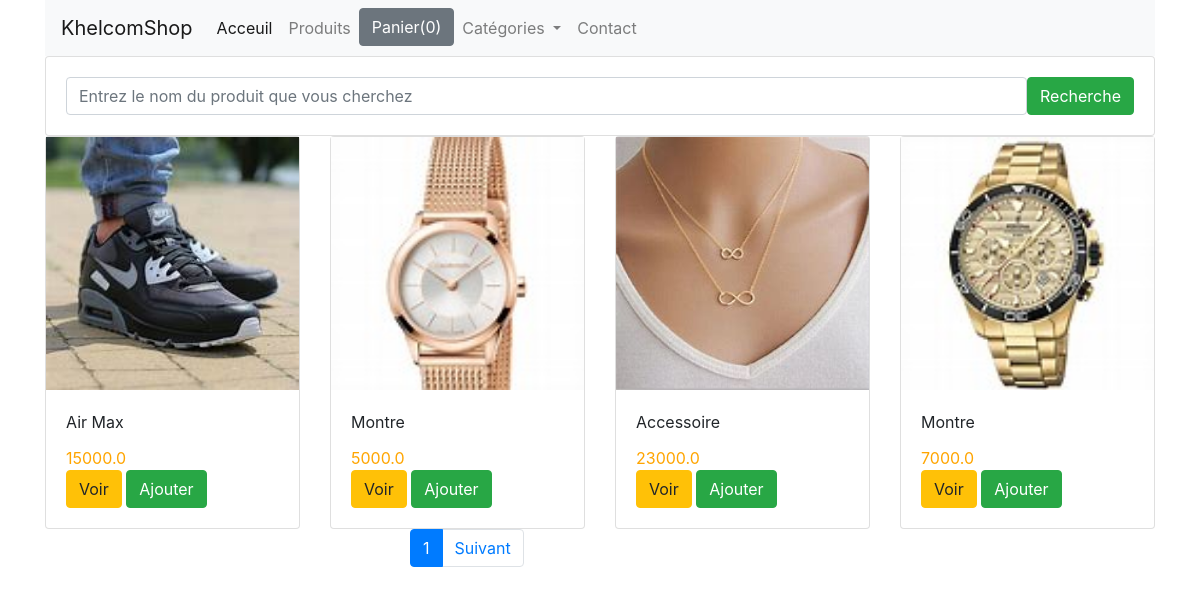
The page / on the database its author committed.
### shop/models.py (models this page shows, shortened)
class Product(models.Model):
    title = models.CharField(max_length=200)
    price = models.FloatField()
    description = models.TextField()
    category = models.ForeignKey(Category,related_name='categorie' ,on_delete=models.CASCADE)
    image = models.ImageField(upload_to='product_images/')
    date_added = models.DateTimeField(auto_now_add=True)

### shop/views.py (the view)
# urls.py: path('',index, name='home'),
def index(request):
    products = Product.objects.all()
    item_name =request.GET.get('item-name')
    if item_name != '' and item_name is not None:
        products= Product.objects.filter(title__icontains=item_name)
    paginator = Paginator(products, 4)
    page = request.GET.get('page')
    products = paginator.get_page(page)
    context = {
        'products': products
    }
    return render(request, 'shop/index.html', context)

### shop/templates/shop/index.html (shortened to what this page needs)
 {% extends "shop/base.html" %} {% block content %}
<div class="row">
    <div class="col-md-12">
        <form class=" card card-sm" method="GET">
            <div class="card-body row no-gutters align-items-center">
                <div class="col">
                    <input type="search" placeholder="Entrez le nom du produit que vous cherchez" name="item-name" class="form-control form-control-borderless">
                </div>
                <div class="col-auto">
                    <button type="submit" class="btn btn-success">Recherche</button>
                </div>
            </div>
        </form>
    </div>
</div>
<div class="row">
    {% for product in products %}
    <div class="col-md-3">
        <div class="card">
            <img src="{{ product.image.url }}" alt="{{ product.name }}">
            <div class="card-body">
                <div id="aa{{product.id}}" class="card-title">{{ product.title }}</div>
                <div id="price{{product.id}}" style="color: orange" class="card-text">{{ product.price }}</div>
                <a href="{{product.id}}" class="btn btn-warning">Voir</a>
                <button id="{{product.id}}" class="btn ted  btn-success">Ajouter</button>
            </div>
        </div>
    </div>
    {% endfor %}
</div>
</div>
<div class="row md-3">
    <div class="col-md-3 offset-md-4">
        <ul class="pagination">
            <li class="page-item active">
                <a class="page-link" href="?page={{ products.number }}">{{ products.number }}</a>
            </li>
            {% if products.has_next %}
            <li class="page-item">
                <a class="page-link" href="?page={{ products.next_page_number }}">Suivant</a>
            </li>
            {% endif %}
        </ul>
    </div>
    {% endblock %} {% load static %}

### shop/templates/shop/base.html (shortened to what this page needs)
<!DOCTYPE html>
<html>
<head>
    <link rel="stylesheet" href="https://cdn.jsdelivr.net/npm/bootstrap@4.0.0/dist/css/bootstrap.min.css">
</head>
<body>
    <div class="container">
        <div class="row">
            <div class="col-md-12">
                <nav class="navbar navbar-expand-lg navbar-light bg-light">
                    <a class="navbar-brand" href="{% url 'home'%}">KhelcomShop</a>
                    <div class="collapse navbar-collapse" id="navbarNavDropdown">
                        <ul class="navbar-nav">
                            <li class="nav-item active">
                                <a class="nav-link" href="{% url 'home' %}">Acceuil <span class="sr-only">(current)</span></a>
                            </li>
                            <li class="nav-item">
                                <a class="nav-link" href="#">Produits</a>
                            </li>
                            <li class="nav-item">
                                <button id="panier" type="button" class="btn btn-secondary" data-html="true" data-container="body" data-toggle="popover" data-placement="bottom" data-content="Vivamus
sagittis lacus vel augue laoreet rutrum faucibus.">
  Panier(0)
</button>
                            </li>
                            <li class="nav-item dropdown">
                                <a class="nav-link dropdown-toggle" href="#" id="navbarDropdownMenuLink" data-toggle="dropdown" aria-haspopup="true" aria-expanded="false">
                            Catégories
                          </a>
                                <li class="nav-item">
                                    <a class="nav-link" href="#">Contact</a>
                                </li>
                            </li>
                        </ul>
                    </div>
                </nav>
            </div>
        </div>
        {% block content %}{% endblock %}
    </div>
</body>
</html>

### rows shown on the page
Product: image (picture), title "Air Max", price "15000.0"
Product: image (picture), title "Montre", price "5000.0"
Product: image (picture), title "Accessoire", price "23000.0"
Product: image (picture), title "Montre", price "7000.0"

### other values the page prints
{{ products.number }} "1"
